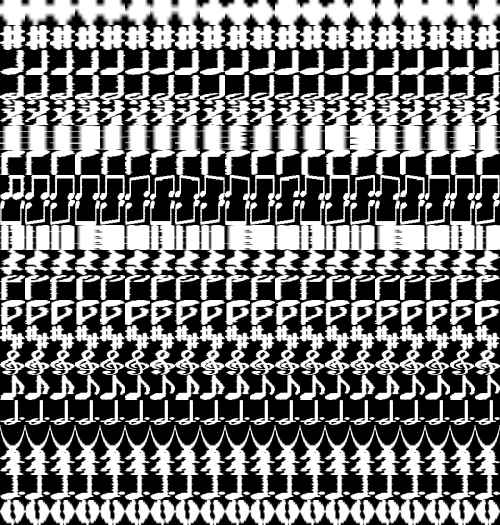
#> input picture tests/knn/music-symbols/symbols.jpg, 1000 x 1050 px (shown at 1/2 size)
$ python knn_music_symbols.py
#> lines starting #> are read from the running program, lines starting #| are printed output that depends on the picture; long printed decimals are rounded
import numpy as np
import cv2

symbols = cv2.imread('symbols.jpg')
#> symbols is the input picture: shape (1050, 1000, 3); min 0, max 255, mean 117.9
symbols_gray = cv2.cvtColor(symbols, cv2.COLOR_BGR2GRAY)
# Original image: ((21 * 50), (20 * 50)) = (1050, 1000)

# Split the image to 21 * 20 = 950 cells, each 50x50 size
cells = [np.hsplit(row, 20) for row in np.vsplit(symbols_gray, 21)]
#> cells = 21 items

# Make it into a Numpy array. It size will be (21, 20, 50, 50)
x = np.array(cells)

# Now we prepare train_data and test_data.
# -1 means that dimension is inferred
# train = x[all the rows, 10 first columns] = (21, 10, 50, 50) => (210, 2500)
train = x[:, :10].reshape(-1, 2500).astype(np.float32)  # size = (210, 2500)
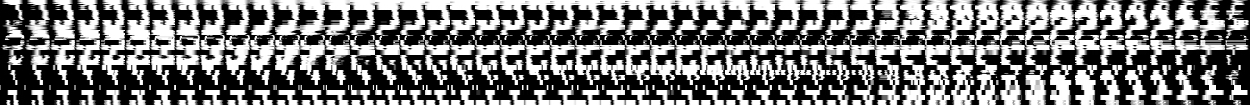
#> train: shape (210, 2500) float32 (shown at 1/2 size); min 0, max 255, mean 117.9
# test = x[all the rows, 10 last columns] = (21, 10, 50, 50) => (210, 2500)
test = x[:, 10:20].reshape(-1, 2500).astype(np.float32)  # size = (210,400)
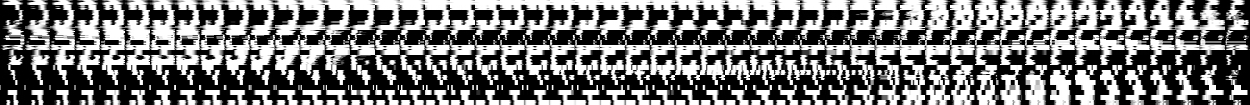
#> test: shape (210, 2500) float32 (shown at 1/2 size); min 0, max 255, mean 117.8

# Create labels for train and test data
k = np.arange(21)
train_labels = np.repeat(k, 210 / 21)[:, np.newaxis]  # size = (210, 1)
test_labels = train_labels.copy()

# save the data
np.savez('symbols_knn_data.npz', train=train, train_labels=train_labels)
# Now load the data
with np.load('symbols_knn_data.npz') as data:
    train = data['train']
    train_labels = data['train_labels']

# Initiate the kNN, train the data, then test it with test data for k=1
knn = cv2.ml.KNearest_create()
# cv2.ml.ROW_SAMPLE means a single sample occupies one row
knn.train(train, cv2.ml.ROW_SAMPLE, train_labels)
ret, result, neighbours, dist = knn.findNearest(test, k=5)
#> ret = 0; result = 210 values, max 20 at index 200, min 0 at index 0, mean 10.04; neighbours = 210 rows, first 6: [0, 0, 0, 0, 0], [0, 0, 0, 0, 0], [0, 0, 0, 0, 0], [0, 0, 0, 0, 0], [0, 0, 0, 0, 0], [0, 0, 0, 0, 0]; dist = 210 rows, first 6: [7083975, 9328904, 9522206, 10231456, 10236319], [3729140, 4595954, 6525091, 6526050, 8678518], [412, 2961489, 6824115, 8125285, 8733007], [64, 2964477, 6822813, 8123083, 8736923], [3431195, 3983227, 5066658, 5067453, 5325565], [3558960, 3561725, 4594904, 7038418, 7611299]

# Check the accuracy of classification
# For that, compare the result with test_labels and check which are wrong
matches = result == test_labels
correct = np.count_nonzero(matches)
#> correct = 206
accuracy = correct * 100.0 / result.size
#> accuracy = 98.1
print("accuracy", accuracy)
#| accuracy 98.095

# Test the result with a new comer
file_name = 'symbol_9.jpg'
symbol = cv2.imread(file_name)
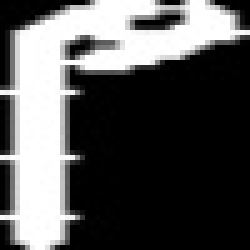
#> input picture tests/knn/music-symbols/symbol_9.jpg, 50 x 50 px (shown 5 times larger)
#> symbol is the input picture: shape (50, 50, 3); min 0, max 255, mean 85.3
symbol_gray = cv2.cvtColor(symbol, cv2.COLOR_BGR2GRAY)
symbol_np_array = np.array(symbol_gray)
new_comer = symbol_np_array.reshape(-1)[:, np.newaxis].astype(np.float32).T  # size (1, 2500) {train: (210, 2500)}
ret, results, neighbours, dist = knn.findNearest(new_comer, k=5)
#> ret = 11; results = [11]; neighbours = [[11, 11, 11, 6, 6]]; dist = [[111912, 112130, 112212, 4203918, 6380109]]
print(">>> file name:", file_name)
print("results:", results)
#| results: [[11.]]
print("neighbours:", neighbours)
#| neighbours: [[11. 11. 11.  6.  6.]]
print("distance:", dist)
#| distance: [[ 111912.  112130.  112212. 4203918. 6380109.]]
